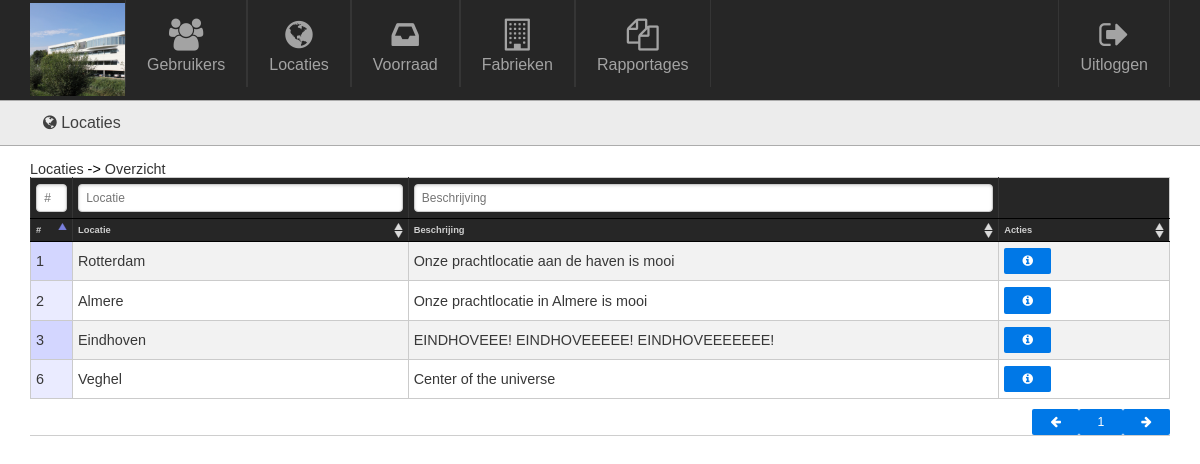
The page /admin/locations/overview.php on the database its author committed.
### tables this page shows
CREATE TABLE IF NOT EXISTS `locations` (
  `id` int(11) NOT NULL AUTO_INCREMENT,
  `location` varchar(32) NOT NULL,
  `deleted` int(1) DEFAULT '0',
  `description` text NOT NULL,
  PRIMARY KEY (`id`)
);

### admin/functions/locations.php (called while the page is built, shortened)
<?php
	function login_sql(){
		$link = mysqli_connect('localhost', 'root', '', 'toolsforever');
		if(!$link){
			die('Connect Error: ' . mysqli_connect_errno());
		}
		else{
			return $link;
		}
	}
	function get_all_locations(){
		$db = login_sql();
		$sql = "
			SELECT *
			FROM
				`locations`
			WHERE NOT
				`locations`.`deleted`
		";
		$query = mysqli_query($db,$sql);
		$data = array();
		while($row = mysqli_fetch_assoc($query)){
			$data[$row["id"]] = $row;
			$data[$row["id"]]["location"] = $row["location"];
		}
		return $data;
	}
?>

### admin/locations/overview.php (the view, shortened to what this page needs)
<?php
	include("../base/header.php");
	require("../functions/locations.php");
	$locations = get_all_locations();
?>
	<table class="pure-table pure-table-bordered pure-table-striped dataTable no-footer" id="datatable">
		<thead>
			<tr class="pure-form">
				<th class="column_id"><input data-column="0" class="datatable-filter" type="text" class="table-filter" name="search[]" placeholder="#" /></th>
				<th><input data-column="1" class="datatable-filter" type="text" class="table-filter" name="search[]" placeholder="Locatie" /></th>
				<th><input data-column="2" class="datatable-filter" type="text" class="table-filter" name="search[]" placeholder="Beschrijving" /></th>
				<th class="table_actions"></th>
			</tr>
	        <tr class="table_legend">
	        	<th>#</th>
	            <th>Locatie</th>
	            <th>Beschrijing</th>
	            <th>Acties</th>
	        </tr>
		</thead>
		<tbody>
			<?php foreach($locations as $location): ?>
				<tr>
					<td><?= $location["id"]; ?></td>
					<td><?= $location["location"]; ?></td>
					<td><?= $location["description"]; ?></td>
					<td>
					 	<a href="details.php?id=<?= $location['id'] ?>" class="pure-button pure-button-primary pure-button-small but_location_index" title="Details">
			          		<i class="fa fa-info-circle"></i>
			        	</a>
					</td>
				</tr>
			<?php endforeach; ?>
		</tbody>
	</table>
<?php include("../base/footer.php"); ?>

### assets/css/pure-min.css (style rules this page uses)
html { font-size:100%;-ms-text-size-adjust:100%;-webkit-text-size-adjust:100% }
html,button,input,select,textarea { font-family:sans-serif }
body { margin:0 }
button,input,select,textarea { font-size:100%;margin:0;vertical-align:baseline;*vertical-align:middle }
button,input { line-height:normal }
table { border-collapse:collapse;border-spacing:0 }
.pure-button { display:inline-block;*display:inline;zoom:1;line-height:normal;white-space:nowrap;vertical-align:baseline;text-align:center;cursor:pointer;-webkit-user-drag:none;-webkit-user-select:none;-moz-user-select:none;-ms-user-select:none;user-select:none }
.pure-button { font-size:100%;*font-size:90%;*overflow:visible;padding:.5em 1.5em;color:#444;color:rgba(0,0,0,.8);*color:#444;border:1px solid #999;border:0 rgba(0,0,0,0);background-color:#E6E6E6;text-decoration:none;border-radius:2px;-webkit-transition:.1s linear -webkit-box-shadow;-moz-transition:.1s linear -moz-box-shadow;-ms-transition:.1s linear box-shadow;-o-transition:.1s linear box-shadow;transition:.1s linear box-shadow }
.pure-button-primary,.pure-button-selected,a.pure-button-primary,a.pure-button-selected { background-color:#0078e7;color:#fff }
.pure-form input[type=text],.pure-form input[type=password],.pure-form input[type=email],.pure-form input[type=url],.pure-form input[type=date],.pure-form input[type=month],.pure-form input[type=time],.pure-form input[type=datetime],.pure-form input[type=datetime-local],.pure-form input[type=week],.pure-form input[type=number],.pure-form input[type=search],.pure-form input[type=tel],.pure-form input[type=color],.pure-form select,.pure-form textarea { padding:.5em .6em;display:inline-block;border:1px solid #ccc;font-size:.8em;box-shadow:inset 0 1px 3px #ddd;border-radius:4px;-webkit-transition:.3s linear border;-moz-transition:.3s linear border;-ms-transition:.3s linear border;-o-transition:.3s linear border;transition:.3s linear border;-webkit-box-sizing:border-box;-moz-box-sizing:border-box;box-sizing:border-box }
.pure-table { border-collapse:collapse;border-spacing:0;empty-cells:show;border:1px solid #cbcbcb }
.pure-table td,.pure-table th { border-left:1px solid #cbcbcb;border-width:0 0 0 1px;font-size:inherit;margin:0;overflow:visible;padding:6px 12px }
.pure-table td:first-child,.pure-table th:first-child { border-left-width:0 }
.pure-table thead { background:#e0e0e0;color:#000;text-align:left;vertical-align:bottom }
.pure-table td { background-color:transparent }
.pure-table-striped tr:nth-child(2n-1) td { background-color:#f2f2f2 }
.pure-table-bordered td { border-bottom:1px solid #cbcbcb }
.pure-table-bordered tbody>tr:last-child td,.pure-table-horizontal tbody>tr:last-child td { border-bottom-width:0 }

### assets/css/global.css (style rules this page uses)
html { overflow-y: scroll; }
body { background: #ffffff; }
a { text-decoration: none; transition: color .1s ease-out; -moz-transition: color .1s ease-out; -webkit-transition: color .1s ease-out; outline: 0 none; color: #333333; }
.pure-button-small { font-size: 85%; }
#datatable { color: #383838; text-align: left; }
table { width: 100%; }
.datatable-filter { width: 100%; }
table.dataTable tr.odd td.sorting_1 { background-color: #F2F2F2; }
table.dataTable tr.even td.sorting_1 { background-color: rgba(0, 0, 0, 0); }
.pure-table thead { color: #A3A3A3; background: #262626; }
table.dataTable thead th { border-bottom: 0px; padding: 6px 18px 6px 10px; font-size: 0.85em; }
table.dataTable thead th, table.dataTable thead tr { border-left: 1px solid #353535; font-weight: 300; }
tr.pure-form input, tr.pure-form select, tr.pure-form option { font-size: 12px !important; }
th { text-align: left; }

### assets/css/style.css (style rules this page uses)
.content_inner input { width: 200px; }
.table_legend { color: white; }
.column_id { width: 30px; }
.column_id input { width: 30px; }
.table_actions { width: 15% !important; }
.table_legend { font-size: 11px; }
.table_legend th { padding:0px 0px 3px 5px; color: #cecece; border-left: 0px; }
.pure-table td, .pure-table th { padding: 6px 5px !important; }
#datatable thead tr th input { width: 100%; }

### rows shown on the page
locations: id "1", location "Rotterdam", description "Onze prachtlocatie aan de haven is mooi"
locations: id "2", location "Almere", description "Onze prachtlocatie in Almere is mooi"
locations: id "3", location "Eindhoven", description "EINDHOVEEE! EINDHOVEEEEE! EINDHOVEEEEEEE!"
locations: id "6", location "Veghel", description "Center of the universe"

### other values the page prints
$crumb["display"] "Locaties"
$crumb["display"] "Overzicht"
